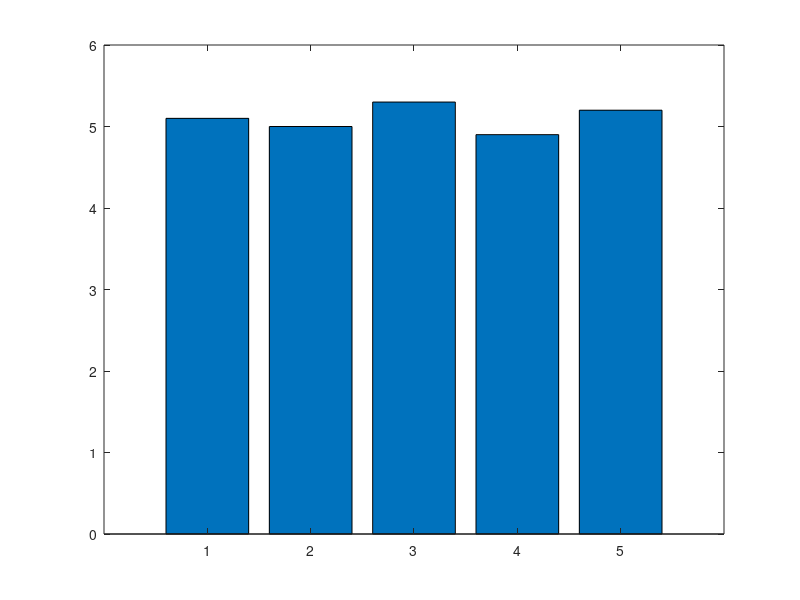

The MATLAB script that drew this image: (Note: this script raises an error after producing the figure.)
clc;
clear;
close all;

% Q1: Measurement Error

% Observed development times (months)
observed = [5.1 5.0 5.3 4.9 5.2];

% True development time
true_time = 5.0;

% Measurement errors
error = observed - true_time;

% Absolute errors
absolute_error = abs(error);

% Mean Absolute Error (MAE)
MAE = mean(absolute_error);

% Display results
disp('Observed Times:');
disp(observed);

disp('Measurement Errors:');
disp(error);

disp('Absolute Errors:');
disp(absolute_error);

disp('Mean Absolute Error:');
disp(MAE);

% Graph
figure;
bar(observed);
hold on;
yline(true_time, '--');
hold off;

xlabel('Observation');
ylabel('Development Time (months)');
title('Observed Development Times');
legend('Observed Time', 'True Time');
grid on;
